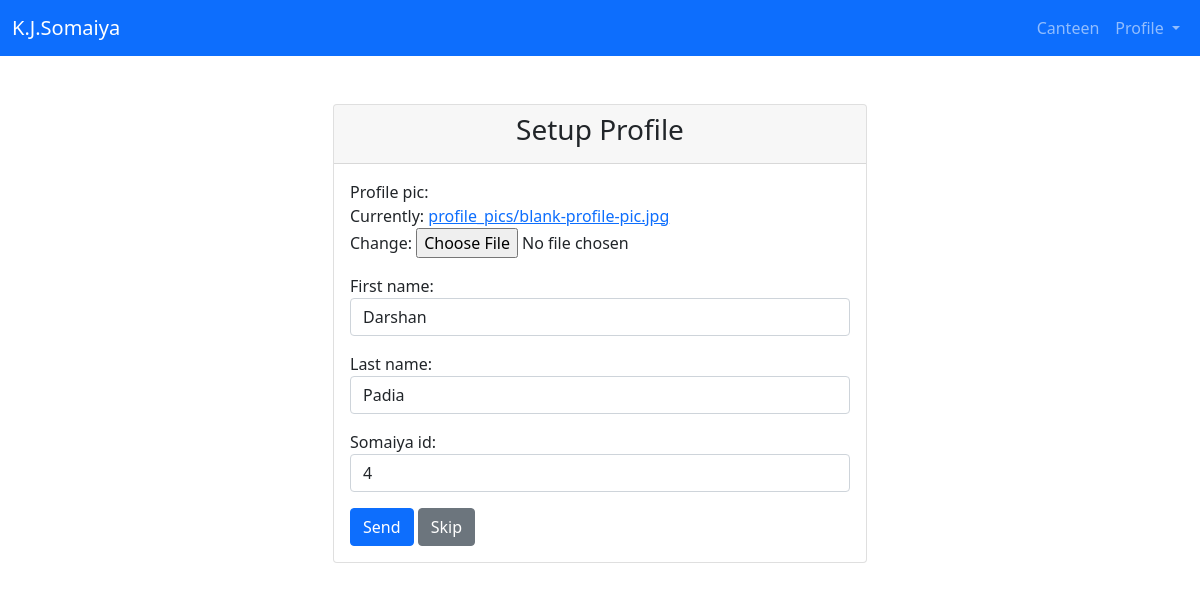
The app's page /users/edit-user-profile/ (signed in), older data.
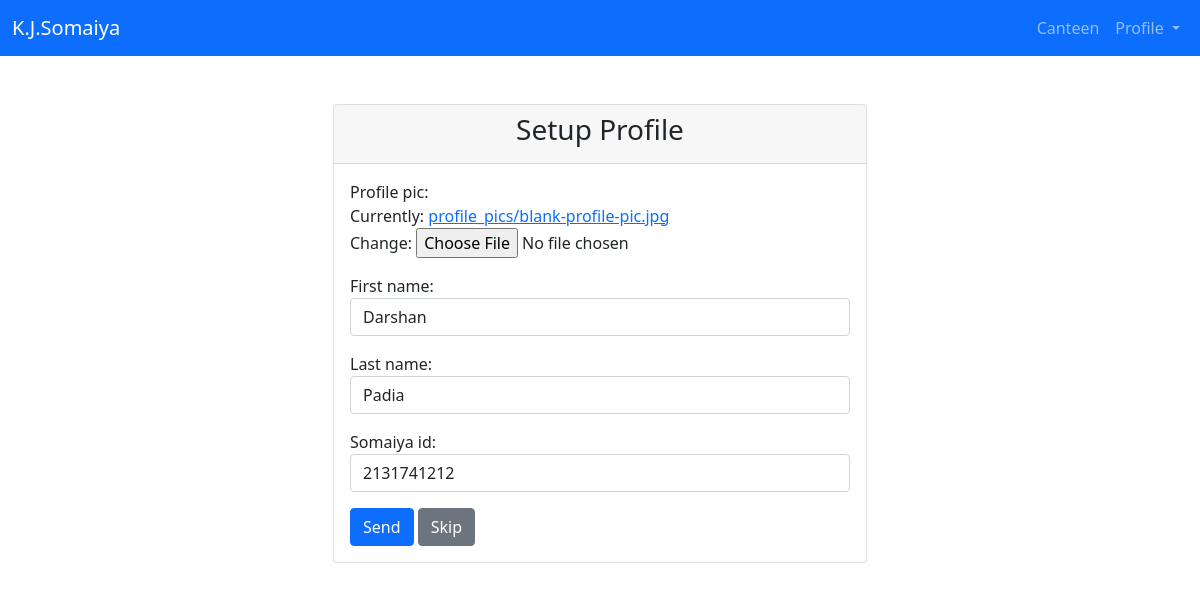
The same page, newer data.
### users/models.py (models this page shows, shortened)
class CustomUser(AbstractBaseUser, PermissionsMixin):
    email = models.EmailField(_("email address"), unique=True)
    is_staff = models.BooleanField(default=False)
    is_active = models.BooleanField(default=True)
    date = models.DateTimeField(default=timezone.now)
    first_name = models.CharField(_('first name'), max_length=30, blank=True, null=True)
    last_name = models.CharField(_('last name'), max_length=30, blank=True, null=True)
    somaiya_id = models.CharField(_('somaiya id'),validators=[RegexValidator(regex='^.{10}$', message='Length has to be 10', code='nomatch')],unique=True, max_length=10, blank=True, null=True, default=None)
    profile_pic = models.ImageField(upload_to="profile_pics/", default = 'profile_pics/blank-profile-pic.jpg')
    image_url = models.URLField(_('image URL'), blank=True, null=True)
    REQUIRED_FIELDS = []
    USERNAME_FIELD = 'email'
    objects = CustomUserManager()

### users/views.py (the view, shortened to what this page needs)
# urls.py: path('edit-user-profile/', EditUserProfileView.as_view(), name='edit-user-profile'),
class EditUserProfileView(LoginRequiredMixin, UpdateView):
    form_class = EditProfileForm
    template_name = "registration/edit_user_profile.html"
    success_url = reverse_lazy("home")
    def get_object(self, queryset=None):
        return self.request.user

### users/forms.py
class EditProfileForm(ModelForm):
    class Meta:
        model = get_user_model()
        fields = ('profile_pic', 'first_name', 'last_name', 'somaiya_id')
        widgets = {
            'first_name': forms.TextInput (attrs={'placeholder' :'Enter your first name', 'style': 'width: 100%;', 'class': 'form-control'}),
            'last_name': forms.TextInput (attrs={'placeholder' :'Enter your last name', 'style': 'width: 100%;', 'class': 'form-control'}),
            'somaiya_id': forms.TextInput (attrs={'placeholder' :'Enter your Somaiya ID', 'style': 'width: 100%;', 'class': 'form-control'})
        }

### templates/registration/edit_user_profile.html (shortened to what this page needs)
{% extends "base.html" %}
{% load static %}
{% block content %}
<div class="container mt-5">
    <div class="row justify-content-center">
        <div class="col-md-6">
            <div class="card">
                <div class="card-header">
                  {% if request.GET.source == 'profile' %}
                      <h3 class="text-center">Edit Profile</h3>
                  {% else %}
                      <h3 class="text-center">Setup Profile</h3>
                  {% endif %}
                </div>
                <div class="card-body">
                  <form method="POST" action="" enctype="multipart/form-data">
                    {% for field in form %}
                      <p>
                        {{ field.label_tag }}<br>
                        {{ field }}
                      </p>
                    {% endfor %}
                    <div class="form-buttons ">
						            <input type="submit" value="Send" class="btn btn-primary">
                        {% if request.GET.source == 'profile' %}
                              <a href="{%url 'users:login' %}"  class="btn btn-secondary"  role="button">Cancel</a>
                        {% else %}
                              <a href="{%url 'users:login' %}"  class="btn btn-secondary"  role="button">Skip</a>
                        {% endif %}
                    </div>
                  </form>
                </div>
            </div>
        </div>
    </div>
</div>
{% endblock %}

### templates/base.html (shortened to what this page needs)
<!DOCTYPE html>
<html>
<head>
    <link href="https://cdn.jsdelivr.net/npm/bootstrap@5.1.3/dist/css/bootstrap.min.css" rel="stylesheet">
</head>
<body>
  <nav class="navbar navbar-expand-lg navbar-dark bg-primary">
    <div class="container-fluid">
        <a class="navbar-brand" href="{% url 'home' %}">K.J.Somaiya</a>
        <div class="collapse navbar-collapse justify-content-end" id="navbarNavAltMarkup">
            <div class="navbar-nav ms-auto">
                {% if user.is_authenticated %}
                    <a class="nav-link" href="{% url 'canteen_menu' %}">Canteen</a>
                    <div class="nav-item dropdown">
                        <a class="nav-link dropdown-toggle" id="navbarDropdownMenuLink" role="button" data-bs-toggle="dropdown" aria-expanded="false">
                            Profile
                        </a>
                    </div>
                {% else %}
                    <a class="nav-link" href="{% url 'users:login' %}">Login</a>
                    <a class="nav-link" href="{% url 'users:signup' %}">Signup</a>
                {% endif %}
            </div>
        </div>
    </div>
  </nav>
    <main class="container mt-4">
        {% block content %}
        {% endblock %}
    </main>
</body>
</html>

Row changes from the older to the newer data that the page shows:
changed CustomUser "Darshan": somaiya_id "4" → "2131741212"
